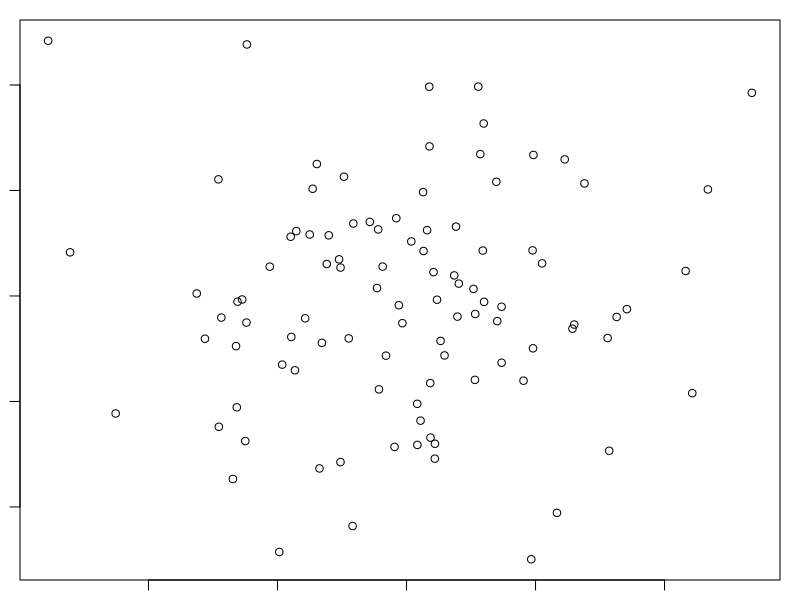
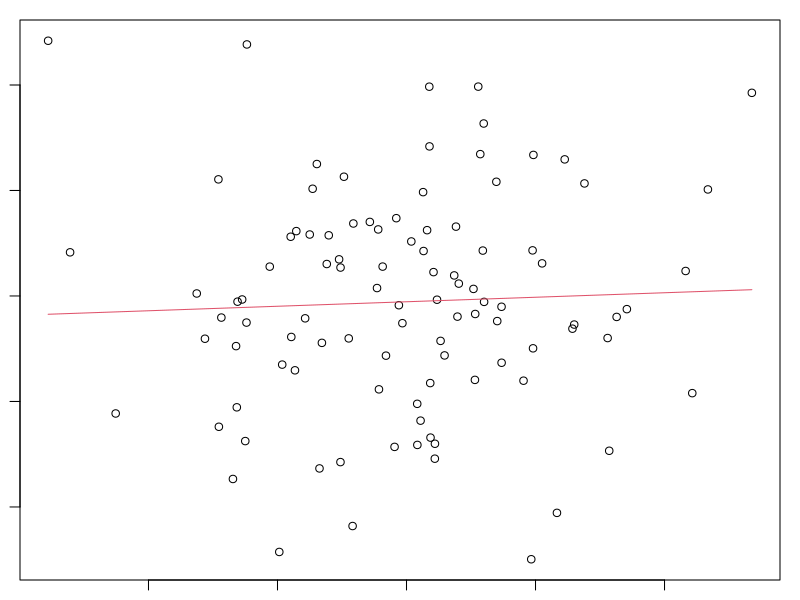
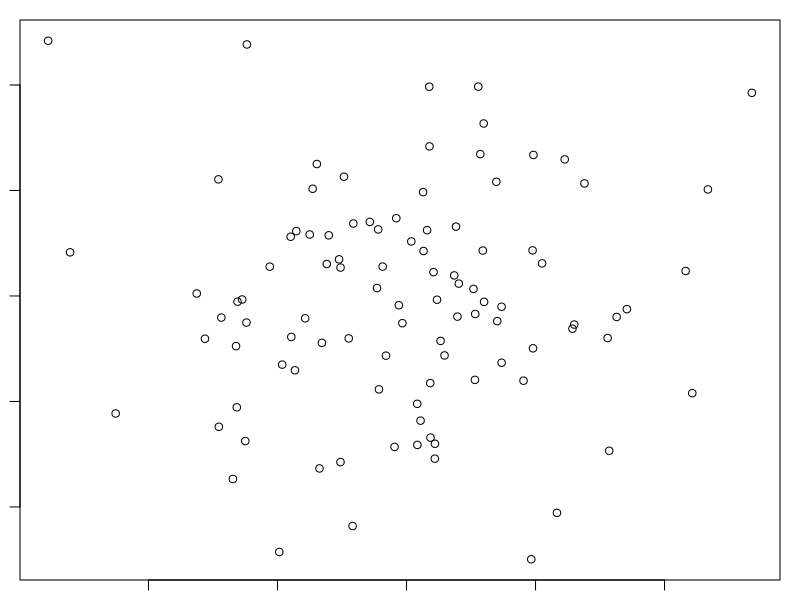
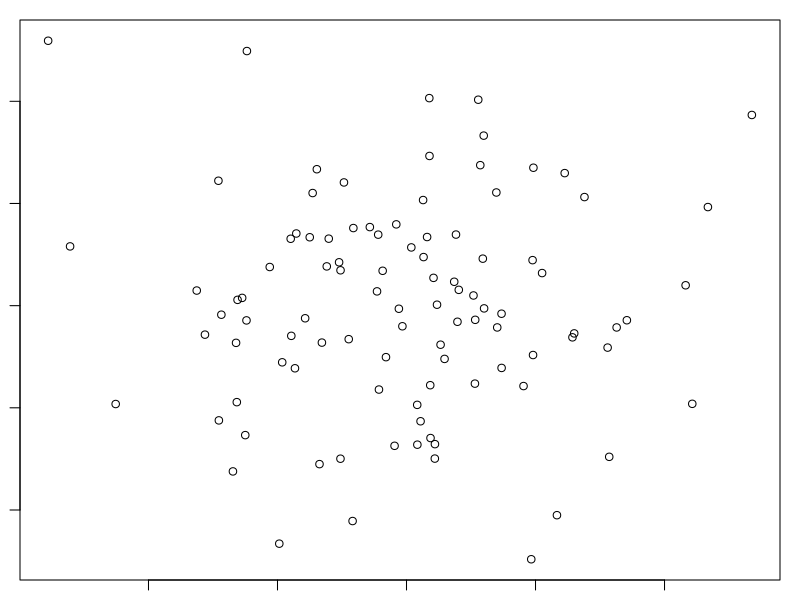
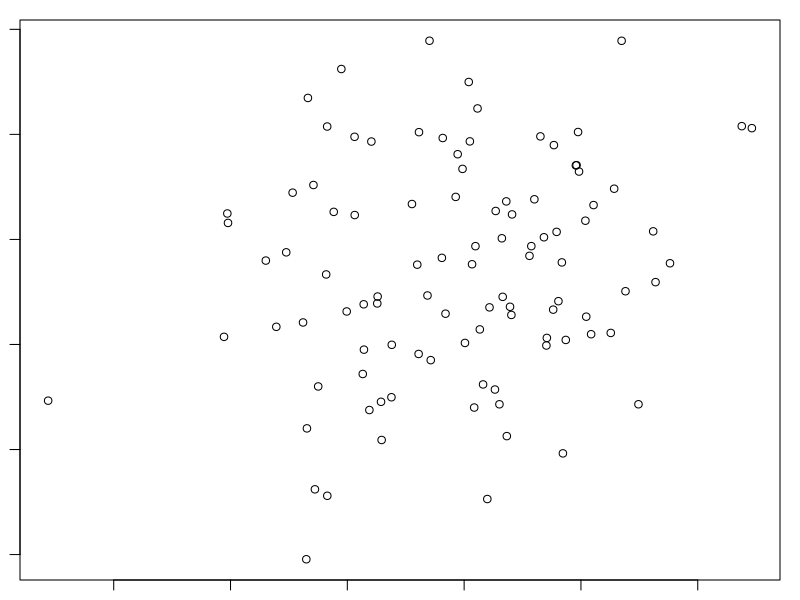
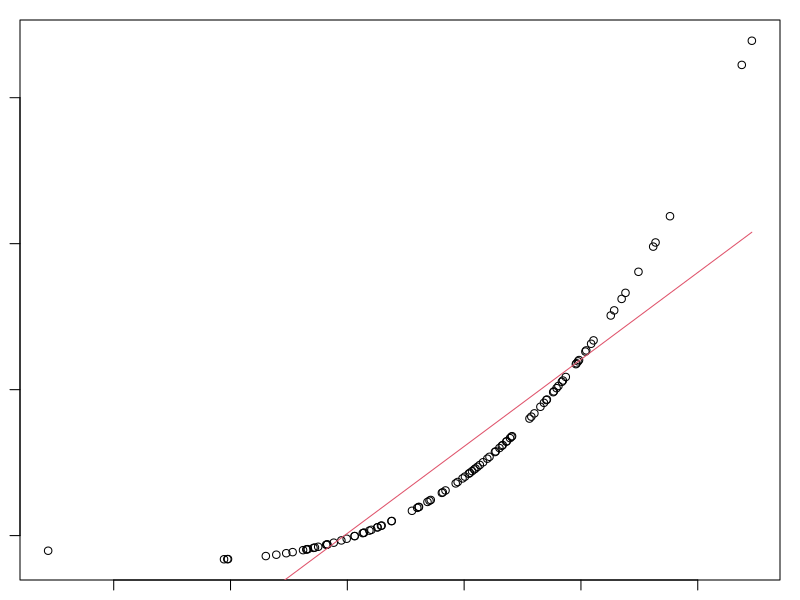
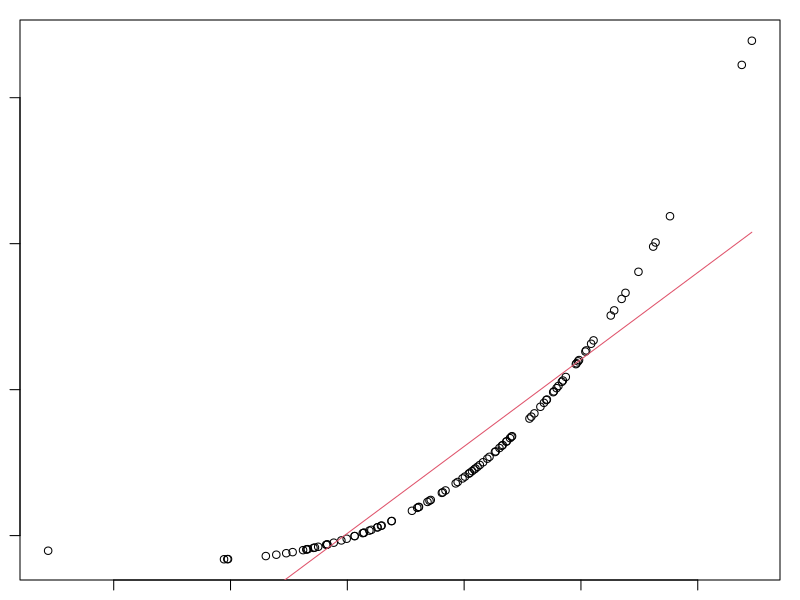
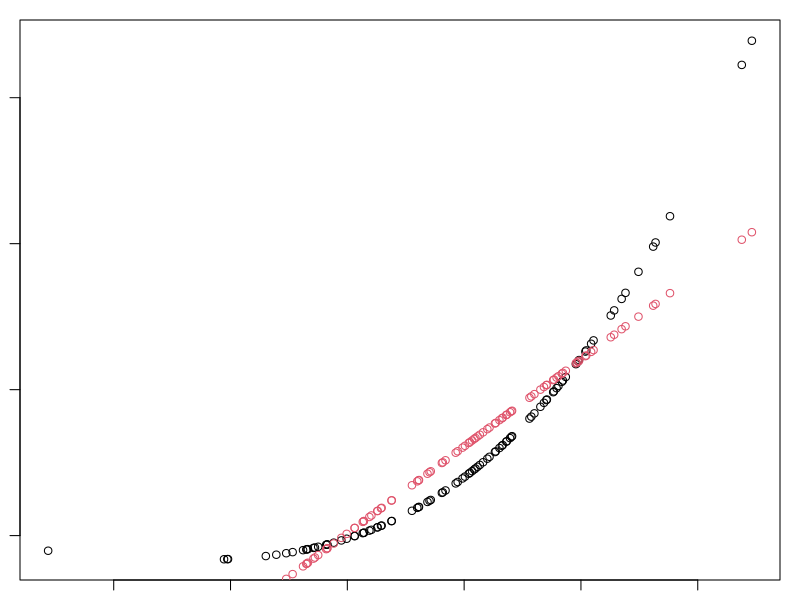

R code for these plots, in order:
## ---- chunk 1
# Gambi pra funcionar o ts.plot:
graphics.off()
par("mar")
par(mar=c(1,1,1,1))
## ---- chunk 2
# Neste caso, y não depende de x:
X = rnorm(100)
Erro = rnorm(100)
Y = 2 + 0*X + Erro
plot(X, Y)
## ---- chunk 3
# Cria o vetor Ytil (vertical) e a matriz Xmat (design matrix)
N = 100 #arbitrario
Ytil = matrix(Y, N, 1)

# já atribuindo 
Xmat = matrix(1, N, 2)
Xmat[ ,2] = X

# Faz os cálculos na multiplicação matricial
betahat = solve(t(Xmat)%*%Xmat)%*%t(Xmat)%*%Ytil

# estimador é a fórmula que traz a estimativa. 
Ypredito = betahat[1]+ betahat[2]*X
plot(X, Y)
lines(X, Ypredito, col=2)

# Estimativa dos erros (resíduos)
residuos = Y-Ypredito
plot(X, Y)
plot(X, residuos)

## ---- chunk 4
N=100
#Simular um modelo linear
X=rnorm(N)
Z=rnorm(N)
W=rnorm(N)
Erro=rnorm(N)
Y= 3 + 5*X + 0*W -2*Z + Erro

#Estimadores de Minimos quadrados para alfa e beta1, beta2 e beta3
#Cria o vetor Ytil (em pe) e a matriz Xmat (Design Matrix)
Ytil=matrix(Y,N,1)
Xmat=matrix(1,N,4)
Xmat[,2]=X
Xmat[,3]=W
Xmat[,4]=Z

#Faz os calculos
betahat= solve(t(Xmat)%*%Xmat)%*%t(Xmat)%*%Ytil

#Estimativa dos erros (residuos)
residuos=Y-Ypredito

## ---- chunk 5
modelo = lm(Y~X+W+Z)
## ---- chunk 6
summary(modelo)
## ---- chunk 7
X = rnorm(100)
Erro = rnorm(100)
## ---- chunk 8
plot(X, Y)
Y=2 + 3*X + 1*X^2 + 0.1* X^3
plot(X, Y)
modelo = lm(Y~X)
lines(X, modelo$fit, col = 2)
## ---- chunk 9
# termo quadrático
W = X^2

# termo cúbico:
Z = X^3
Ypredito = modelo$fit
## ---- chunk 10
plot(X, Y)
lines(X, Ypredito, col=2)
## ---- chunk 11
plot(X, Y)
points(X, Ypredito, col=2)

